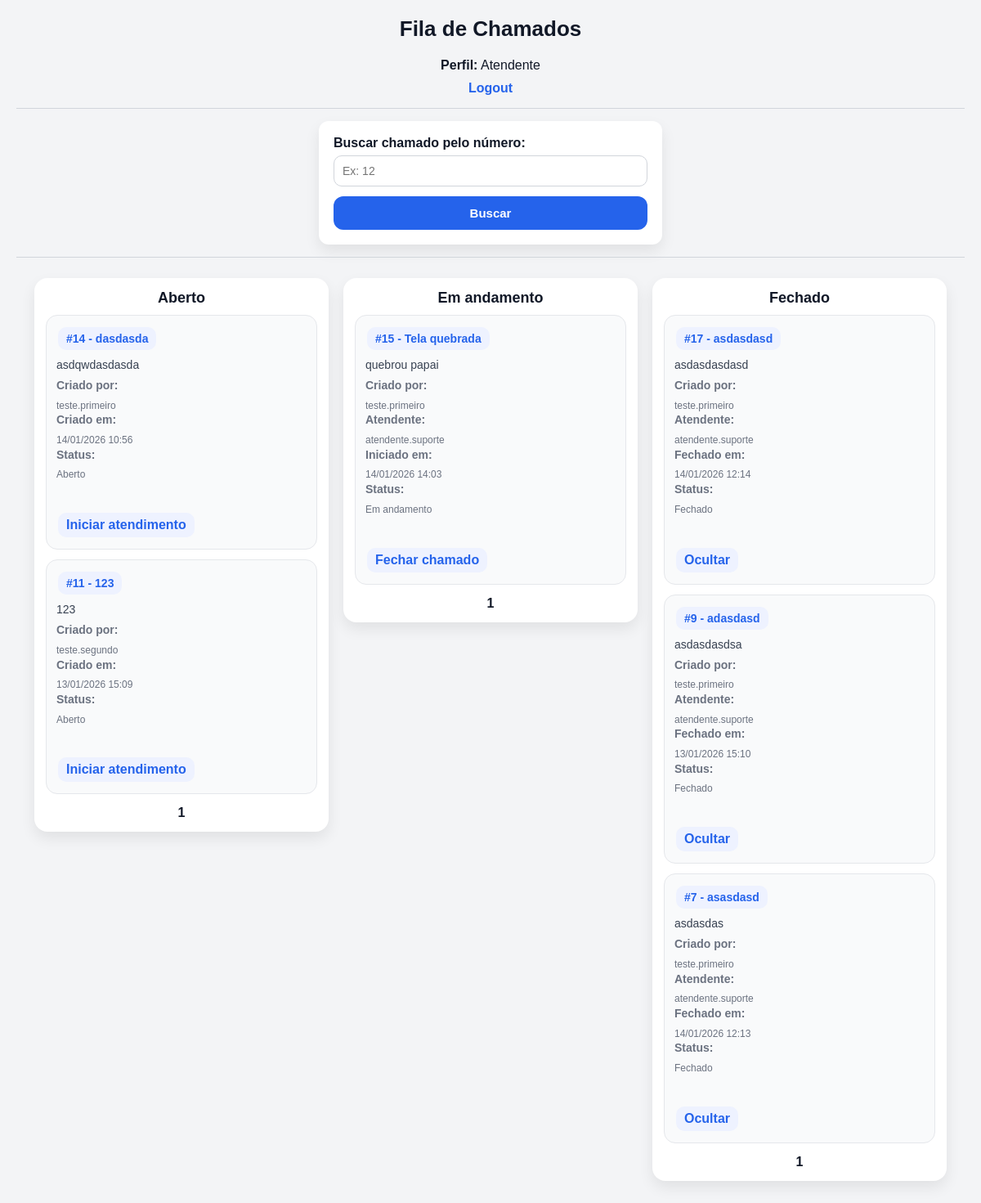
Page /fila (signed in) on the committed database.
### tables this page shows
CREATE TABLE tickets (
    id INTEGER PRIMARY KEY AUTOINCREMENT, -- ID único do chamado (auto incremento)

    titulo TEXT NOT NULL,                 -- Título do chamado
    descricao TEXT NOT NULL,              -- Descrição do problema

    status TEXT NOT NULL,                 -- Status do ticket: Aberto | Em andamento | Fechado

    user_id INTEGER NOT NULL,             -- ID do usuário que criou o chamado

    attendant_id INTEGER,                 -- ID do atendente responsável (pode ser NULL)

    created_at TEXT NOT NULL,             -- Data/hora de criação do chamado

    started_at TEXT,                      -- Data/hora de início do atendimento (pode ser NULL)
    closed_at TEXT,                       -- Data/hora de fechamento (pode ser NULL)

    is_hidden INTEGER NOT NULL,           -- 0 = visível | 1 = oculto (soft delete)

    hidden_by INTEGER,                    -- ID de quem ocultou (atendente/admin)
    hidden_at TEXT                        -- Data/hora que foi ocultado
);

CREATE TABLE users (
    id INTEGER PRIMARY KEY AUTOINCREMENT,
    username TEXT NOT NULL UNIQUE,
    email TEXT,
    senha TEXT NOT NULL,
    is_admin INTEGER NOT NULL
);

### app.py (the view)
@app.route('/fila')
def fila():
    if 'user_id' not in session:
        return redirect(url_for('login'))
    if session.get('nivel') != 1:
        return redirect(url_for('dashboard'))
    abertos_page = int(request.args.get('abertos_page', 1))
    andamento_page = int(request.args.get('andamento_page', 1))
    fechados_page = int(request.args.get('fechados_page', 1))
    base_select = """
        SELECT
            tickets.id,
            tickets.titulo,
            tickets.descricao,
            tickets.status,
            tickets.created_at,
            tickets.started_at,
            tickets.closed_at,
            tickets.is_hidden,
            creator.username,
            attendant.username,
            hider.username,
            tickets.hidden_at
        FROM tickets
        JOIN users AS creator ON tickets.user_id = creator.id
        LEFT JOIN users AS attendant ON tickets.attendant_id = attendant.id
        LEFT JOIN users AS hider ON tickets.hidden_by = hider.id
        WHERE tickets.is_hidden = 0
    """
    abertos, abertos_has_prev, abertos_has_next = paginar_por_status(
        base_select + " AND tickets.status = 'Aberto'",
        (),
        abertos_page
    )
    andamento, andamento_has_prev, andamento_has_next = paginar_por_status(
        base_select + " AND tickets.status = 'Em andamento' AND tickets.attendant_id = ?",
        (session['user_id'],),
        andamento_page
    )
    fechados, fechados_has_prev, fechados_has_next = paginar_por_status(
        base_select + " AND tickets.status = 'Fechado' AND tickets.attendant_id = ?",
        (session['user_id'],),
        fechados_page
    )
    return render_template(
        'fila_kanban.html',
        abertos=abertos,
        andamento=andamento,
        fechados=fechados,
        abertos_page=abertos_page,
        abertos_has_prev=abertos_has_prev,
        abertos_has_next=abertos_has_next,
        andamento_page=andamento_page,
        andamento_has_prev=andamento_has_prev,
        andamento_has_next=andamento_has_next,
        fechados_page=fechados_page,
        fechados_has_prev=fechados_has_prev,
        fechados_has_next=fechados_has_next
    )

### app.py (called while the page is built)
def get_db_connection():
    conn = sqlite3.connect('database.db')
    conn.row_factory = sqlite3.Row  # melhora leitura (pode acessar por nome)
    return conn

def paginar_por_status(query_base, params_base, page):
    offset = (page - 1) * PER_PAGE
    conn = get_db_connection()
    cursor = conn.cursor()
    cursor.execute(f"SELECT COUNT(*) AS total FROM ({query_base})", params_base)
    total = cursor.fetchone()["total"]
    cursor.execute(query_base + " ORDER BY tickets.id DESC LIMIT ? OFFSET ?",
                   params_base + (PER_PAGE, offset))
    itens = cursor.fetchall()
    conn.close()
    has_prev = page > 1
    has_next = (offset + PER_PAGE) < total
    return itens, has_prev, has_next

### templates/fila_kanban.html (shortened to what this page needs)
{% extends "base.html" %}
{% block content %}
<h1>Fila de Chamados</h1>
<p style="text-align:center;">
    <strong>Perfil:</strong> Atendente
</p>
<p style="text-align:center; margin-top:10px;">
    <a href="{{ url_for('logout') }}">Logout</a>
</p>
<hr>
<form method="GET" action="{{ url_for('buscar_ticket') }}">
    <label>Buscar chamado pelo número:</label>
    <input type="text" name="ticket_id" placeholder="Ex: 12" required>
    <button type="submit">Buscar</button>
</form>
<hr>
<div class="kanban">
    <div class="coluna">
        <h3>Aberto</h3>
        {% for t in abertos %}
            <div class="card">
                <strong>
                    <a href="{{ url_for('ticket_detail', ticket_id=t[0]) }}">
                        #{{ t[0] }} - {{ t[1] }}
                    </a>
                </strong>
                <p>{{ t[2] }}</p>
                <small>
                    <strong>Criado por:</strong> {{ t[8] }}<br>
                    <strong>Criado em:</strong> {{ t[4] }}<br>
                    <strong>Status:</strong> {{ t[3] }}
                </small>
                <br><br>
                <a href="{{ url_for('start_ticket', ticket_id=t[0]) }}">
                    Iniciar atendimento
                </a>
            </div>
        {% else %}
            <p class="vazio">Nenhum chamado aberto.</p>
        {% endfor %}
        <div style="text-align:center; margin-top:10px;">
            <strong style="margin: 0 10px;">{{ abertos_page }}</strong>
        </div>
    </div>
    <div class="coluna">
        <h3>Em andamento</h3>
        {% for t in andamento %}
            <div class="card">
                <strong>
                    <a href="{{ url_for('ticket_detail', ticket_id=t[0]) }}">
                        #{{ t[0] }} - {{ t[1] }}
                    </a>
                </strong>
                <p>{{ t[2] }}</p>
                <small>
                    <strong>Criado por:</strong> {{ t[8] }}<br>
                    <strong>Atendente:</strong> {{ t[9] or "—" }}<br>
                    <strong>Iniciado em:</strong> {{ t[5] or "—" }}<br>
                    <strong>Status:</strong> {{ t[3] }}
                </small>
                <br><br>
                <a href="{{ url_for('close_ticket', ticket_id=t[0]) }}">
                    Fechar chamado
                </a>
            </div>
        {% else %}
            <p class="vazio">Nenhum chamado em andamento.</p>
        {% endfor %}
        <div style="text-align:center; margin-top:10px;">
            <strong style="margin: 0 10px;">{{ andamento_page }}</strong>
        </div>
    </div>
    <div class="coluna">
        <h3>Fechado</h3>
        {% for t in fechados %}
            <div class="card">
                <strong>
                    <a href="{{ url_for('ticket_detail', ticket_id=t[0]) }}">
                        #{{ t[0] }} - {{ t[1] }}
                    </a>
                </strong>
                <p>{{ t[2] }}</p>
                <small>
                    <strong>Criado por:</strong> {{ t[8] }}<br>
                    <strong>Atendente:</strong> {{ t[9] or "—" }}<br>
                    <strong>Fechado em:</strong> {{ t[6] or "—" }}<br>
                    <strong>Status:</strong> {{ t[3] }}
                </small>
                <br><br>
                <a href="{{ url_for('hide_ticket', ticket_id=t[0]) }}"
                   onclick="return confirm('Deseja ocultar este chamado?');">
                    Ocultar
                </a>
            </div>
        {% else %}
            <p class="vazio">Nenhum chamado fechado.</p>
        {% endfor %}
        <div style="text-align:center; margin-top:10px;">
            <strong style="margin: 0 10px;">{{ fechados_page }}</strong>
        </div>
    </div>
</div>
{% endblock %}

### static/style.css (style rules this page uses)
* { margin: 0; padding: 0; box-sizing: border-box; }
body { font-family: Arial, Helvetica, sans-serif; background: #f3f4f6; color: #111827; padding: 20px; }
h1 { text-align: center; margin-bottom: 20px; font-size: 26px; }
a { color: #2563eb; text-decoration: none; font-weight: bold; }
hr { margin: 15px 0; border: none; border-top: 1px solid #d1d5db; }
form { background-color: #ffffff; width: 100%; max-width: 420px; margin: 15px auto; padding: 18px; border-radius: 12px; box-shadow: 0 8px 18px rgba(0,0,0,0.08); }
label { font-weight: bold; display: block; margin-bottom: 6px; }
input { width: 100%; padding: 10px; border: 1px solid #d1d5db; border-radius: 10px; outline: none; margin-bottom: 12px; font-size: 14px; }
button { width: 100%; padding: 12px; background-color: #2563eb; color: white; border: none; cursor: pointer; border-radius: 12px; font-size: 15px; font-weight: bold; transition: 0.2s; }
.kanban { display: flex; gap: 18px; padding: 10px; align-items: flex-start; flex-wrap: wrap; justify-content: center; }
.coluna { background: #ffffff; padding: 14px; border-radius: 16px; width: 100%; max-width: 360px; min-height: 340px; box-shadow: 0 8px 18px rgba(0,0,0,0.08); }
.coluna h3 { text-align: center; margin-bottom: 10px; font-size: 18px; color: #111827; }
.card { background: #f9fafb; padding: 12px; border-radius: 14px; margin-bottom: 12px; border: 1px solid #e5e7eb; transition: 0.15s; }
.card strong { display: block; margin-bottom: 6px; font-size: 14px; }
.card p { margin: 8px 0; font-size: 14px; color: #374151; }
.card small { display: block; font-size: 12px; color: #6b7280; line-height: 1.4; }
.coluna > div[style*="text-align:center"] { margin-top: 14px !important; }
.coluna a { display: inline-block; padding: 6px 10px; border-radius: 10px; background: #eef2ff; margin: 2px; }

### rows in the picture
tickets: id "14", titulo "dasdasda", descricao "asdqwdasdasda", username "teste.primeiro", created_at "14/01/2026 10:56", status "Aberto"
tickets: id "11", titulo "123", descricao "123", username "teste.segundo", created_at "13/01/2026 15:09", status "Aberto"
tickets: id "15", titulo "Tela quebrada", descricao "quebrou papai", username "teste.primeiro", username "atendente.suporte", started_at "14/01/2026 14:03", status "Em andamento"
tickets: id "17", titulo "asdasdasd", descricao "asdasdasdasd", username "teste.primeiro", username "atendente.suporte", closed_at "14/01/2026 12:14", status "Fechado"
tickets: id "9", titulo "adasdasd", descricao "asdasdasdsa", username "teste.primeiro", username "atendente.suporte", closed_at "13/01/2026 15:10", status "Fechado"
tickets: id "7", titulo "asasdasd", descricao "asdasdas", username "teste.primeiro", username "atendente.suporte", closed_at "14/01/2026 12:13", status "Fechado"

### other values in the picture
{{ abertos_page }} "1"
{{ andamento_page }} "1"
{{ fechados_page }} "1"
